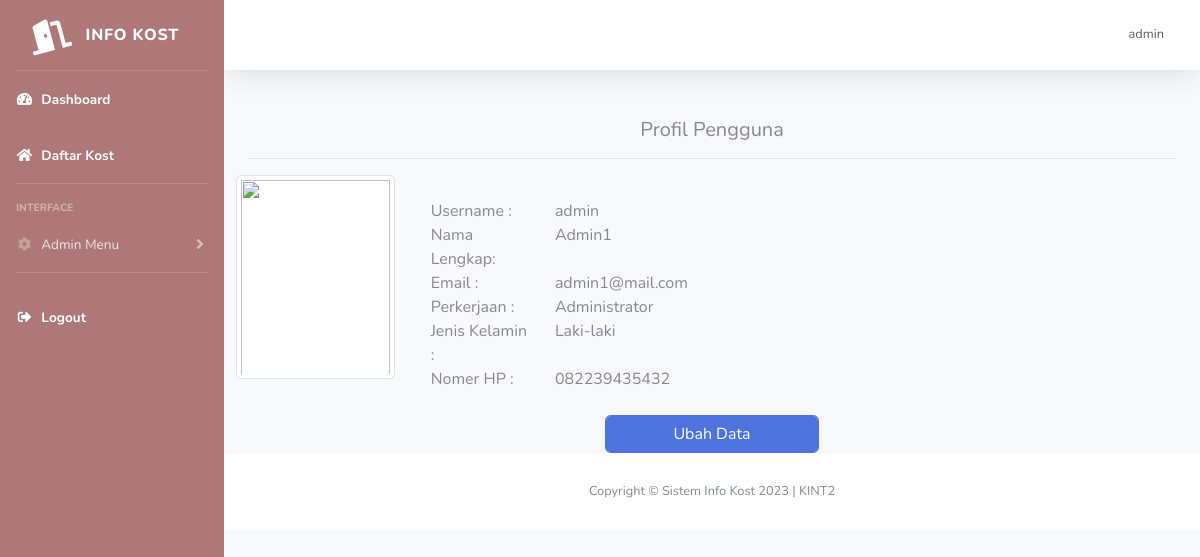
Page /kost/profil.php (signed in) on the earlier database version.
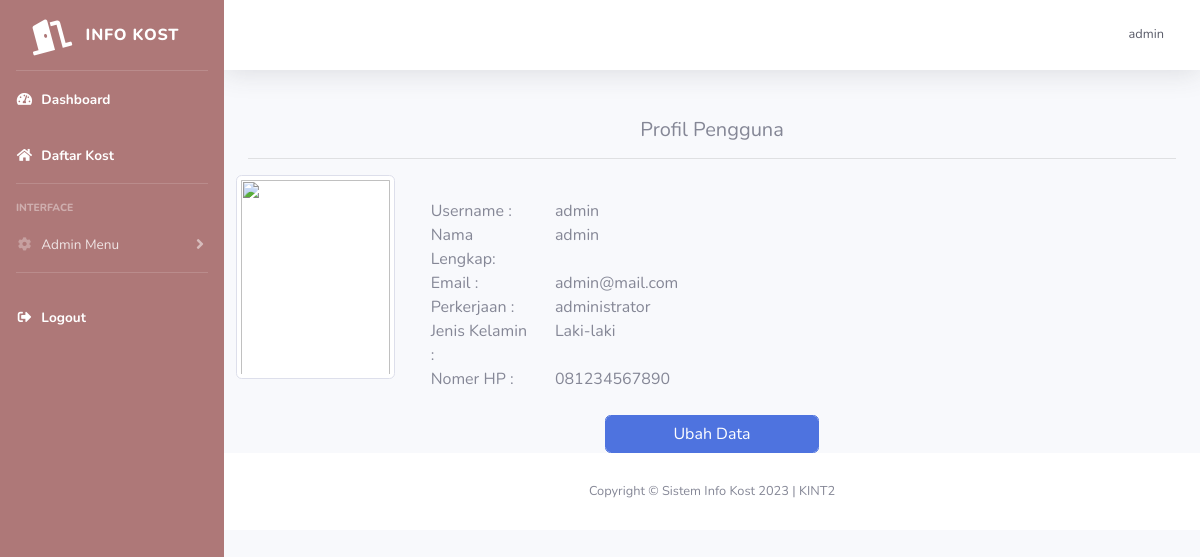
Same page on the later database version.
### tables this page shows
CREATE TABLE `user` (
  `id` int(11) NOT NULL,
  `nama_lengkap` varchar(255) NOT NULL,
  `email` varchar(255) NOT NULL,
  `username` varchar(255) NOT NULL,
  `password` varchar(255) NOT NULL,
  `no_hp` varchar(255) NOT NULL,
  `pekerjaan` varchar(255) NOT NULL,
  `jenis_kelamin` varchar(25) NOT NULL,
  `foto_ktp` varchar(255) NOT NULL,
  `foto_profil` text NOT NULL,
  `roles` int(11) NOT NULL,
  `id_kost_saya` int(11) NOT NULL
);

### kost/profil.php (the view, shortened to what this page needs)
<?php
include('includes/header.php');
?>
<?php
$username = $_SESSION['username'];
$data = mysqli_query($koneksi, "SELECT * FROM user WHERE username='$username'");
$d = mysqli_fetch_array($data);
?>
<div class="container">
    <h5 class="text-center">Profil Pengguna</h5>
    <hr>
    <div class="row">
        <div class="col-md-2">
            <div class="row">
                <img style="width: 100%;
        height: 17vw;
        object-fit: cover;" width="200px" class=" img-profile img-thumbnail " src="../img/profil/<?php echo $d['foto_profil'] ?>" alt="" srcset="" width="200px">
            </div>
        </div>
        <div class="col">
            <br>
            <div class="container">
                <div class="row">
                    <div class="col">Username :</div>
                    <div class="col-sm-10"><?php echo $_SESSION['username']; ?></div>
                </div>
                <div class="row">
                    <div class="col">Nama Lengkap:</div>
                    <div class="col-sm-10"><?php echo $d['nama_lengkap']; ?></div>
                </div>
                <div class="row">
                    <div class="col">Email :</div>
                    <div class="col-sm-10"><?php echo $d['email']; ?></div>
                </div>
                <div class="row">
                    <div class="col">Perkerjaan :</div>
                    <div class="col-sm-10"><?php echo $d['pekerjaan']; ?></div>
                </div>
                <div class="row">
                    <div class="col">Jenis Kelamin :</div>
                    <div class="col-sm-10"><?php echo $d['jenis_kelamin']; ?></div>
                </div>
                <div class="row">
                    <div class="col">Nomer HP :</div>
                    <div class="col-sm-10"><?php echo $d['no_hp']; ?></div>
                </div>
            </div>
        </div>
    </div><br>
    <div class="row">
        <div class="col-md-3 text-center mx-auto">
            <a href="edit_profil.php">
                <div class="form-control btn-primary">Ubah Data</div>
            </a>
        </div>
    </div>
</div>
<?php
include('includes/footer.php');
?>

Differences in the rows shown:
changed user "Laki-laki": nama_lengkap "Admin1" → "admin"; email "admin1@mail.com" → "admin@mail.com"; pekerjaan "Administrator" → "administrator"; no_hp "082239435432" → "081234567890"
